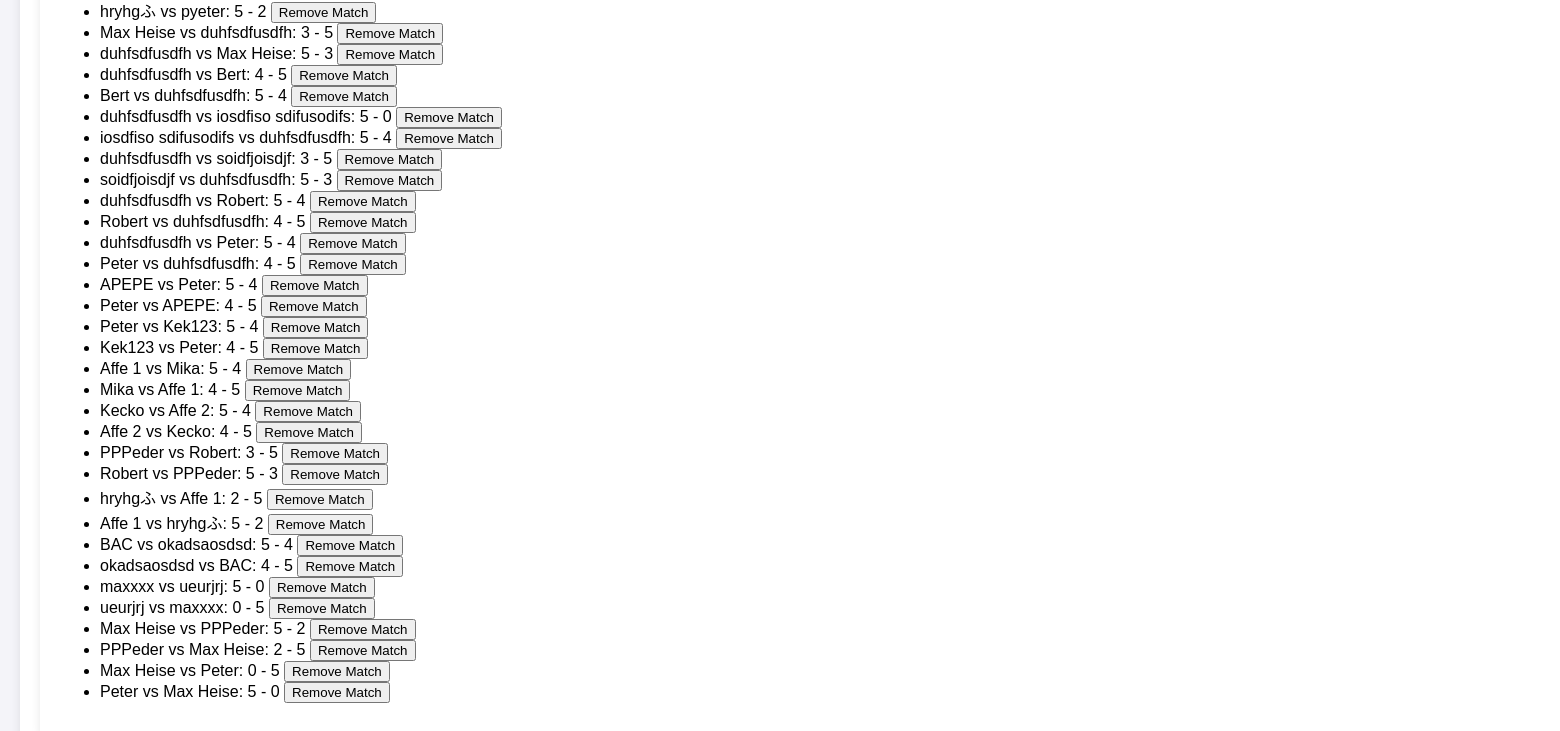
Before: /dev (lower part) with the older database file.
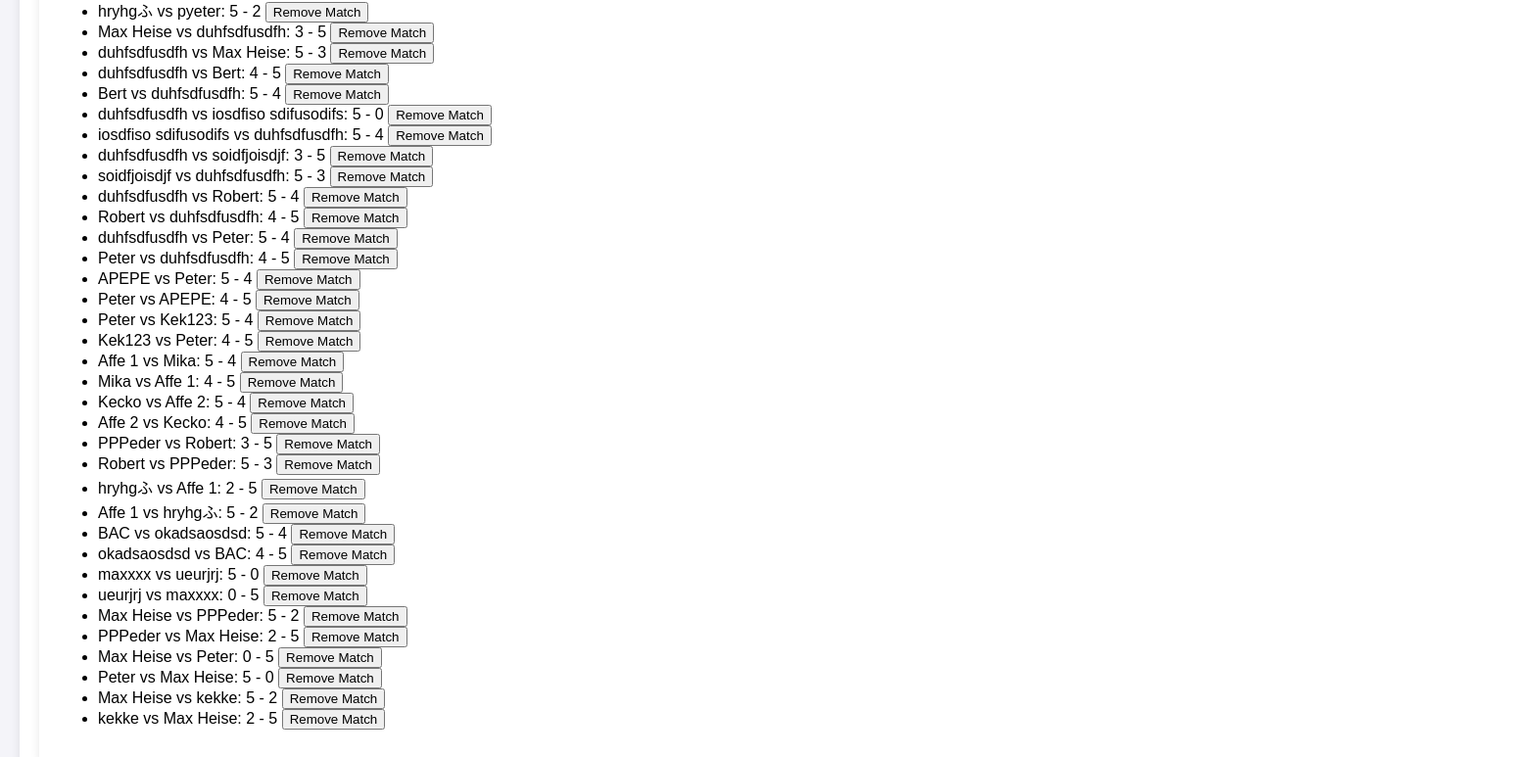
After: the same page with the newer database file.
### app.py (models this page shows)
class Score(db.Model):
    id = db.Column(db.Integer, primary_key=True)
    player1_id = db.Column(db.Integer, db.ForeignKey('player.id'), nullable=False)
    player2_id = db.Column(db.Integer, db.ForeignKey('player.id'), nullable=False)
    score1 = db.Column(db.Integer, nullable=False)
    score2 = db.Column(db.Integer, nullable=False)
    win = db.Column(db.Boolean, nullable=False)
    player1 = db.relationship('Player', foreign_keys=[player1_id])
    player2 = db.relationship('Player', foreign_keys=[player2_id])

class Player(db.Model):
    id = db.Column(db.Integer, primary_key=True)
    name = db.Column(db.String(100), unique=True, nullable=False)

### app.py (the view, shortened to what this page needs)
@app.route('/dev', methods=['GET', 'POST'])
def dev():
    players = Player.query.all()
    scores = Score.query.all()
    stats=session['stats']
    return render_template('dev.html', players=players, scores=scores, stats=stats)

### app.py (called while the page is built)
@app.before_request
def set_default_session_values():
    if 'stats' not in session:
        session['stats'] = {
            "won": True,
            "lost": True,
            "remaining": True,
            "fraction": False,
            "points": False,
            "points_received": False,
            "index": False,
            "rank": False
        }

### templates/dev.html (shortened to what this page needs)
{% extends "base.html" %}
{% block content %}
<div class="container">
    <ul>
        {% for score in scores %}
        <li>
            {{ score.player1.name }} vs {{ score.player2.name }}: {{ score.score1 }} - {{ score.score2 }}
            <form method="POST" action="{{ url_for('remove_match', player1_id=score.player1_id, player2_id=score.player2_id) }}" style="display:inline;">
                <button type="submit">Remove Match</button>
            </form>
        </li>
        {% endfor %}
    </ul>
</div>
{% endblock %}

Changed rows visible on the page:
added Score: player1.name "Max Heise", player2.name "kekke", score1 "5", score2 "2"
added Score: player1.name "kekke", player2.name "Max Heise", score1 "2", score2 "5"
